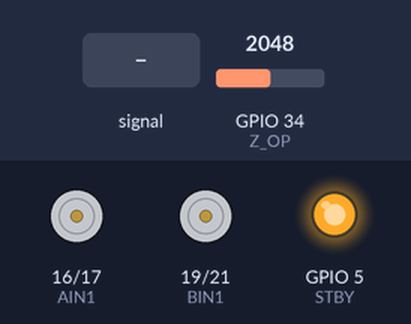
This sketch was run on a simulated ESP32. Parts: motor-driver pin pairs drawn as motors (green arrow = first pin HIGH = forward, orange = second pin HIGH = backward, longer = more drive, scaled by the enable pin, stopped while the standby pin is LOW), output pins drawn as LEDs (lit = HIGH). The inputs (shaded band) are chosen by the test bench; at power-on: GPIO 34 (Z_OP) = 2048. Pins used as bus, display or sensor lines are not drawn.

Above: at 1.2 s.
1.3 s: GPIO 34 (Z_OP) fed a 200 Hz sine of ±1023 counts around its level
At 2.08 s:
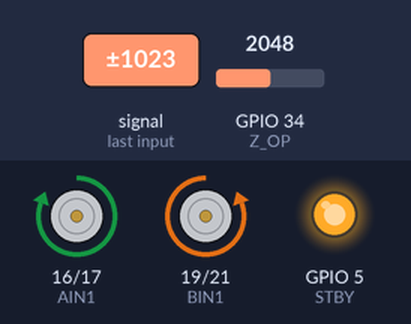
4.3 s: GPIO 34 (Z_OP) set to 1460
At 5.1 s:
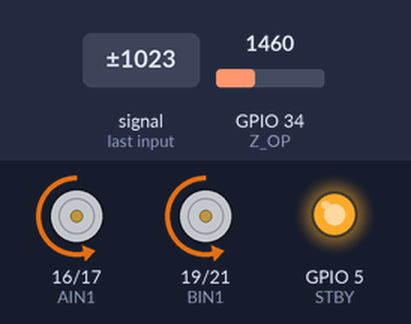
Timing chart, 0 to 7.3 s (numbered marks = the images above; inputs shaded):
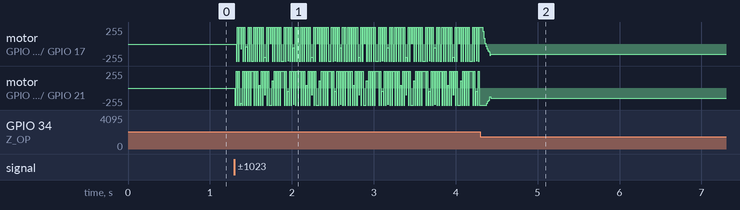

The sketch:

LFR.ino
```cpp
// ---------------- PIN SETUP ----------------
#define S0 14
#define S1 27
#define S2 26
#define S3 25
#define Z_OP 34    // ADC input from MUX

#define AIN1 16
#define AIN2 17
#define PWMA 18

#define BIN1 19
#define BIN2 21
#define PWMB 22

#define STBY 5

// ---------------- PID PARAMETERS ----------------
float Kp = 7.0;
float Ki = 0.0;
float Kd = 3.0;

float integral = 0;
float lastError = 0;

// ---------------- MOTOR CONTROL ----------------
void motorL(int spd) {
  if (spd >= 0) {
    digitalWrite(AIN1, 0);
    digitalWrite(AIN2, 1);
    analogWrite(PWMA, spd);
  } else {
    digitalWrite(AIN1, 1);
    digitalWrite(AIN2, 0);
    analogWrite(PWMA, -spd);
  }
}

void motorR(int spd) {
  if (spd >= 0) {
    digitalWrite(BIN1, 0);
    digitalWrite(BIN2, 1);
    analogWrite(PWMB, spd);
  } else {
    digitalWrite(BIN1, 1);
    digitalWrite(BIN2, 0);
    analogWrite(PWMB, -spd);
  }
}

// ---------------- READ MUX ----------------
int readMux(int ch) {
  digitalWrite(S0, ch & 1);
  digitalWrite(S1, (ch >> 1) & 1);
  digitalWrite(S2, (ch >> 2) & 1);
  digitalWrite(S3, (ch >> 3) & 1);
  delayMicroseconds(50);
  return analogRead(Z_OP);
}

// ---------------- GET WEIGHTED POSITION ----------------
int getPosition() {
  long sumW = 0;
  long sum = 0;
  const int THRESH = 1500;  // adjust based on your line sensor calibration

  for (int i = 0; i < 16; i++) {
    int val = readMux(i);
    if (val < THRESH) { // black line detected
      sumW += i * 100;   // weighted position
      sum++;
    }
  }

  if (sum == 0) return -1; // no line detected
  return sumW / sum;
}

// ---------------- SETUP ----------------
void setup() {
  pinMode(S0, OUTPUT);
  pinMode(S1, OUTPUT);
  pinMode(S2, OUTPUT);
  pinMode(S3, OUTPUT);
  pinMode(Z_OP, INPUT);

  pinMode(AIN1, OUTPUT);
  pinMode(AIN2, OUTPUT);
  pinMode(PWMA, OUTPUT);

  pinMode(BIN1, OUTPUT);
  pinMode(BIN2, OUTPUT);
  pinMode(PWMB, OUTPUT);

  pinMode(STBY, OUTPUT);
  digitalWrite(STBY, 1);  // enable motor driver
}

// ---------------- MAIN LOOP ----------------
void loop() {
  int pos = getPosition();

  // STOP if no line detected
  if (pos == -1) {
    motorL(0);
    motorR(0);
    integral = 0;
    lastError = 0;
    return;
  }

  // Smooth sensor readings
  static int smoothPos = 750;
  smoothPos = (smoothPos * 7 + pos * 3) / 10;

  // Compute PID error with deadband
  int error = 750 - smoothPos;
  if (abs(error) < 5) error = 0;  // deadband to prevent fidgeting

  integral += error;
  float derivative = error - lastError;
  lastError = error;

  float pid = Kp * error + Ki * integral + Kd * derivative;

  int baseSpeed = 150;  // adjust speed for your N20 motors
  int leftSpeed = baseSpeed + pid;
  int rightSpeed = baseSpeed - pid;

  leftSpeed = constrain(leftSpeed, -255, 255);
  rightSpeed = constrain(rightSpeed, -255, 255);

  motorL(leftSpeed);
  motorR(rightSpeed);

  delay(10);  // small loop delay
}
```
